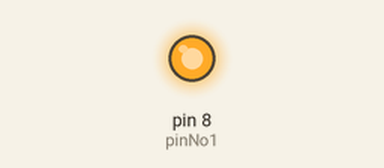
Simulated run of this sketch. Board: Arduino Uno, built with avr-gcc and run on an emulated ATmega328P. Parts: output pins drawn as LEDs (lit = HIGH).

Above: at 0.5 s.
At 2.5 s:
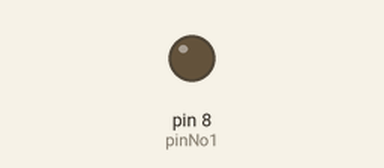
Timing chart, 0 to 5.2 s (numbered marks = the images above):
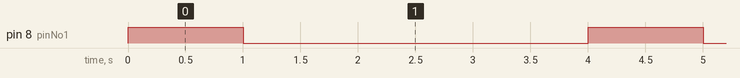

Measured:
- by itself, pin 8 (pinNo1): alternates HIGH for 1.0 s and LOW for 3.0 s

The sketch:

TwoLEDBlink.ino
```cpp
int pinNo1 = 8;
int pinNo2 = 7;
void setup()
{
  pinMode(pinNo1, OUTPUT);
}

void loop()
{
  digitalWrite(pinNo1, HIGH);
  delay(1000);
  digitalWrite(pinNo1, LOW);
  delay(1000);
  digitalWrite(pinNo2, HIGH);
  delay(1000);
  digitalWrite(pinNo2, LOW);
  delay(1000);
}
```
